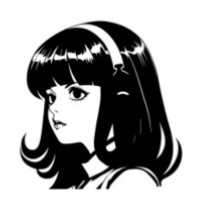
#> input picture examples/Hermes.jpg, 200 x 201 px
$ python nebulizer.py examples/Hermes.jpg
#> lines starting #> are read from the running program, lines starting #| are printed output that depends on the picture
#!/usr/bin/env python3
"""nebulizer.py — image → single-color SVG stencil (dots + diagonal bridges).

Turns a grayscale photo into a black-on-white SVG made of two shape kinds:

  * NODES   — rounded squares (circles at BORDER_RADIUS=1.0) on a
              checkerboard grid, radius driven by local image luminance.
              Dark image area -> big node; light -> small node.
  * BRIDGES — concave-pinch bands connecting DIAGONALLY adjacent nodes
              (the two nodes that share a grid corner), present with a
              probability derived from the luminance of the gap between them.

The output is stencil-safe in STENCIL mode: every white region touches
the outside, so nothing is trapped and the whole black area is one
connected island.

Pipeline
--------
  1.  Load image, invert luminance (0=light .. 1=dark).
  2.  Place checkerboard nodes (i+j even); radius = f(cell luminance)
      + seeded jitter, clamped to [RAD_MIN, RAD_MAX].
  3.  For each diagonal node pair, roll a seeded coin with probability
      mapped from gap luminance; optionally reject the bridge if it
      violates the stencil rules.
  4.  Emit one <path> per node and per bridge into a single SVG,
      written to the current directory as
      nebulized_<input file name>.svg.

Dependencies: Python 3, numpy, Pillow.

Usage
-----
  python3 nebulizer.py photo.jpg
  python3 nebulizer.py photo.jpg --cols 30 --rows 30 --seed 7
  python3 nebulizer.py photo.jpg --stencil off --p-max 0.8

Deterministic: same image + same params + same seed = identical output.
"""
import argparse
import os
import random
import sys

import numpy as np
from PIL import Image

# ──────────────────────────────────────────────────────────────────────────
# Parameters (defaults; all overridable via CLI flags)
# ──────────────────────────────────────────────────────────────────────────
SPACING = 18.0              # grid spacing, SVG units
COLS, ROWS = 20, 20         # fallback grid size when no dimension is given
                            # (only ROWS is used then; COLS derives from aspect)
RAD_MIN, RAD_MAX = 5.0, 11.0
SIZE_NOISE = 1.0            # per-node radius jitter, +/- (seeded, clamped)
SEED = 41
BORDER_RADIUS = 1.0         # node corner radius = BORDER_RADIUS * r (1.0 = pure circle)
BRIDGE_P_MIN = 0.0          # bridge probability at min gap luminance (floor)
BRIDGE_P_MAX = 0.50         # bridge probability at max gap luminance
BRIDGE_NOISE = 0.10         # seeded jitter on bridge probability
GAP_HALF = 0.5              # half-window (in cells) around the shared corner
STENCIL_MODE = True         # ON: enforce stencil-safe bridge rules; OFF: free
STENCIL_MIN_SKIP = 2        # bridges forbidden while a node is within this many
                            # radius-steps above RAD_MIN (step = (RAD_MAX-RAD_MIN)/ROWS)


# ──────────────────────────────────────────────────────────────────────────
# Node shape
# ──────────────────────────────────────────────────────────────────────────
def rounded_rect_path(x0, y0, x1, y1, cr, sharp_corners=()):
    """SVG path for a rounded rectangle (or circle at cr == side/2).
    `sharp_corners` names any of TL/TR/BR/BL to keep that corner sharp
    (unused by the nebulizer; kept for completeness)."""
    s = []
    if 'TL' in sharp_corners:
        s.append(f"M {x0:.2f} {y0:.2f}")
    else:
        s.append(f"M {x0:.2f} {y0+cr:.2f}"); s.append(f"A {cr:.2f} {cr:.2f} 0 0 1 {x0+cr:.2f} {y0:.2f}")
    if 'TR' in sharp_corners:
        s.append(f"L {x1:.2f} {y0:.2f}")
    else:
        s.append(f"L {x1-cr:.2f} {y0:.2f}"); s.append(f"A {cr:.2f} {cr:.2f} 0 0 1 {x1:.2f} {y0+cr:.2f}")
    if 'BR' in sharp_corners:
        s.append(f"L {x1:.2f} {y1:.2f}")
    else:
        s.append(f"L {x1:.2f} {y1-cr:.2f}"); s.append(f"A {cr:.2f} {cr:.2f} 0 0 1 {x1-cr:.2f} {y1:.2f}")
    if 'BL' in sharp_corners:
        s.append(f"L {x0:.2f} {y1:.2f}")
    else:
        s.append(f"L {x0+cr:.2f} {y1:.2f}"); s.append(f"A {cr:.2f} {cr:.2f} 0 0 1 {x0:.2f} {y1-cr:.2f}")
    s.append("Z")
    return " ".join(s)


# ──────────────────────────────────────────────────────────────────────────
# Bridge geometry
# ──────────────────────────────────────────────────────────────────────────
def diag_bridge(A, B):
    """SVG path for the bridge between two DIAGONALLY adjacent nodes,
    geometry decoded from an Illustrator reference (test.svg in archive).

    A = the node with the smaller x (left of the pair; the caller must
        orient A[0] < B[0]).  B = the node with the larger x (right).
    B is either up-right (by <= ay) or down-right (by > ay) of A.

    STRUCTURE (verified to <0.1 unit against the reference):
      The bridge is a concave-pinch band with TWO boundaries, each a
      QUARTER-CIRCLE of radius e = S - rb  (S = grid spacing = |bx-ax|,
      rb = B's radius). The radius is FORCED, not a free knob: a circle
      tangent to A's facing edge at its midpoint AND tangent-parallel to
      B's facing edge can only have radius exactly S - rb. The cubics
      approximate those quarter-circles with the standard circular-arc
      control-point constant k = 0.5523.

      arc1 (one boundary): starts on A's facing-edge midpoint, tangent to
            that edge, ends tangent-parallel on B's facing edge.
      arc2 (other boundary): the mirror of arc1 across the pair's
            centerline.
      Closing: each arc's far end runs along B's facing edge to B's center
            and cuts 45 deg straight back to A's center. Every closing
            segment (the edge run, the centerline, the 45 deg cut, and the
            close-back along A's centerline) lies under the node fills, so
            only the two concave arcs + the short edge runs are visible.

    Verified against the reference (A r=129.2 lower-left, B r=400
    upper-right, S=625.6, e=225.6): all 8 cubic control/end points match
    the reference paths to <0.1 unit.
    """
    ax, ay, ra = A
    bx, by, rb = B
    S = abs(bx - ax)               # grid spacing (== |by-ay| for a diagonal)
    e = S - rb                     # arc radius (forced)
    if e <= 0:                     # guard the degenerate rb >= S case
        e = max(1e-3, abs(S) * 0.1)
    k = 0.5523                     # circular-arc Bezier constant
    f = lambda v: f"{v:.3f}"

    if by <= ay:
        # ---- B up-right of A ----
        # A's facing edges: TOP (y=ay-ra) & RIGHT (x=ax+ra)
        P0  = (ax, ay - ra)                    # arc1 start (A top-mid)
        C1a = (ax + k * e,          ay - ra)   # exit tangent +x (horizontal)
        C2a = (ax + e,              ay - ra - (1 - k) * e)
        P1  = (ax + e,              ay - ra - e)   # = (bx-rb, ...) on B left edge
        Q0  = (ax + ra, ay)                    # arc2 start (A right-mid)
        C1b = (ax + ra,             ay - k * e)   # exit tangent -y (vertical)
        C2b = (ax + ra + (1 - k) * e,  ay - e)
        Q1  = (ax + ra + e,         ay - e)      # = (bx-rb+ra, by+rb) on B bottom
        L1  = (bx - rb, by)           # B's left point (far edge run end, up-side)
        L2  = (bx, by + rb)           # B's bottom point (far edge run end, down)
    else:
        # ---- B down-right of A ----
        # A's facing edges: BOTTOM (y=ay+ra) & RIGHT (x=ax+ra)
        P0  = (ax, ay + ra)
        C1a = (ax + k * e,          ay + ra)
        C2a = (ax + e,              ay + ra + (1 - k) * e)
        P1  = (ax + e,              ay + ra + e)
        Q0  = (ax + ra, ay)
        C1b = (ax + ra,             ay + k * e)
        C2b = (ax + ra + (1 - k) * e,  ay + e)
        Q1  = (ax + ra + e,         ay + e)
        L1  = (bx - rb, by)
        L2  = (bx, by - rb)

    # Two subpaths (one per boundary), each: arc -> edge run -> B center ->
    # 45 deg cut to A center -> close along A's centerline. The union of the
    # two subpaths is the solid bridge; all closing segments hide under the
    # node fills. A single path with two subpaths keeps one <path> element.
    return (
        f"M {f(P0[0])} {f(P0[1])} "
        f"C {f(C1a[0])} {f(C1a[1])} {f(C2a[0])} {f(C2a[1])} {f(P1[0])} {f(P1[1])} "
        f"L {f(L1[0])} {f(L1[1])} L {f(bx)} {f(by)} L {f(ax)} {f(ay)} Z "
        f"M {f(Q0[0])} {f(Q0[1])} "
        f"C {f(C1b[0])} {f(C1b[1])} {f(C2b[0])} {f(C2b[1])} {f(Q1[0])} {f(Q1[1])} "
        f"L {f(L2[0])} {f(L2[1])} L {f(bx)} {f(by)} L {f(ax)} {f(ay)} Z"
    )


# ──────────────────────────────────────────────────────────────────────────
# Stencil rules
# ──────────────────────────────────────────────────────────────────────────
def seals_pocket(a, b, nodes, placed):
    """True if bridge a-b completes a sealed 4-node ring around an odd-parity
    grid corner (all 4 ring nodes present + all 4 ring bridges present),
    i.e. it would trap a white pocket the ink can't reach."""
    # The bridge's two endpoints are an adjacent pair of exactly one hole
    # ring. Find that corner by locating the odd-parity corner whose 4-node
    # ring contains both endpoints.
    ax, ay = a
    bx, by = b
    for X in (ax, ax + 1, bx, bx + 1):
        for Y in (ay, ay + 1, by, by + 1):
            if (X + Y) % 2 != 1:
                continue
            top, left = (X, Y - 1), (X - 1, Y)
            right, bottom = (X + 1, Y), (X, Y + 1)
            ring = (top, left, right, bottom)
            # both endpoints must be members of this ring
            if a not in ring or b not in ring:
                continue
            # a true hole needs all 4 ring nodes to exist
            if any(n not in nodes for n in ring):
                continue
            # and all 4 ring bridges present: each side is already placed,
            # or IS the bridge we're about to add (a,b).
            sides = [frozenset((top, left)), frozenset((top, right)),
                     frozenset((right, bottom)), frozenset((bottom, left))]
            new = frozenset((a, b))
            if all(s in placed or s == new for s in sides):
                return True
    return False


# ──────────────────────────────────────────────────────────────────────────
# Luminance sampling
# ──────────────────────────────────────────────────────────────────────────
def mean_lum(lum, x0, x1, y0, y1):
    """Mean luminance (0..1) of image rectangle in normalized [0,1] coords."""
    h, w = lum.shape
    px0, px1 = max(0, int(x0 * w)), min(w, max(1, int(x1 * w)))
    py0, py1 = max(0, int(y0 * h)), min(h, max(1, int(y1 * h)))
    return float(lum[py0:py1, px0:px1].mean())


# ──────────────────────────────────────────────────────────────────────────
# nebulizer core
# ──────────────────────────────────────────────────────────────────────────
def build_nodes(lum, cols, rows, rng, p):
    """Checkerboard nodes at (i+j) even. Radius from cell-area luminance +
    seeded noise, clamped to [RAD_MIN, RAD_MAX]. Returns {(i,j): (x, y, r, L)}."""
    S, (rmin, rmax) = p["spacing"], (p["rad_min"], p["rad_max"])
    nodes = {}
    for j in range(rows):
        for i in range(cols):
            if (i + j) % 2 == 0:
                L = mean_lum(lum, i / cols, (i + 1) / cols, j / rows, (j + 1) / rows)
                r = rmin + (rmax - rmin) * L
                r = max(rmin, min(rmax, r + rng.uniform(-p["size_noise"], p["size_noise"])))
                nodes[(i, j)] = (i * S, j * S, r, L)
    return nodes


def build_bridges(lum, nodes, cols, rows, rng, p):
    """Diagonal neighbour bridges, probabilistic.

    Each candidate gap's luminance G maps to a bridge probability:

        prob = P_MIN + (P_MAX - P_MIN) * G  +  uniform(-NOISE, +NOISE)

    clamped to [0, 1]; a seeded coin flip decides. When stencil mode is on,
    accepted bridges are additionally rejected if they violate:

      Rule 1 (min-size): a node at RAD_MIN (or within STENCIL_MIN_SKIP
             radius-steps above it) cannot bridge.
      Rule 2 (no-pocket): a bridge that would close all 4 sides of the
             diamond around an odd-parity grid corner is rejected — the
             white trapped inside could never drain to the outside.

    Returns (bridges, rolls): bridges=[(k1, k2, G, prob)], rolls=[(prob, G)].
    """
    S, (rmin, rmax) = p["spacing"], (p["rad_min"], p["rad_max"])
    bridges, rolls, placed = [], [], set()
    for (i, j) in nodes:
        for di, dj in [(1, 1), (1, -1)]:
            k = (i + di, j + dj)
            if k not in nodes:
                continue
            gx, gy = (i + 1) / cols, (j + dj) / rows
            G = mean_lum(lum, gx - p["gap_half"] / cols, gx + p["gap_half"] / cols,
                         gy - p["gap_half"] / rows, gy + p["gap_half"] / rows)
            prob = (p["p_min"] + (p["p_max"] - p["p_min"]) * G
                    + rng.uniform(-p["bridge_noise"], p["bridge_noise"]))
            prob = max(0.0, min(1.0, prob))
            rolls.append((prob, G))
            if rng.random() >= prob:
                continue
            if p["stencil"]:
                # Rule 1: step size is one grid row's worth of radius range.
                step = (rmax - rmin) / rows
                r_a = nodes[(i, j)][2]
                r_b = nodes[k][2]
                if (r_a <= rmin + step * p["stencil_min_skip"] or
                        r_b <= rmin + step * p["stencil_min_skip"]):
                    continue
                # Rule 2: no sealed white pocket.
                if seals_pocket((i, j), k, nodes, placed):
                    continue
            placed.add(frozenset({(i, j), k}))
            bridges.append(((i, j), k, G, prob))
    return bridges, rolls


def render_svg(nodes, bridges, p):
    """Emit the SVG document: one <path> per node, one per bridge."""
    border = p["border_radius"]
    nodepaths = [rounded_rect_path(cx - r, cy - r, cx + r, cy + r, border * r, set())
                 for (i, j), (cx, cy, r, L) in sorted(nodes.items())]
    bridgepaths = []
    for k1, k2, G, prob in bridges:
        A, B = nodes[k1][:3], nodes[k2][:3]
        if A[0] > B[0]:
            A, B = B, A          # diag_bridge requires A left of B
        bridgepaths.append(diag_bridge(A, B))

    all_r = [n[2] for n in nodes.values()]
    m = max(all_r) + 3
    x0, y0 = -m, -m
    W = (p["cols"] - 1) * p["spacing"] + 2 * m
    H = (p["rows"] - 1) * p["spacing"] + 2 * m
    np_ = "\n".join(f'    <path d="{d}"/>' for d in nodepaths)
    bp = "\n".join(f'    <path d="{d}"/>' for d in bridgepaths)
    return (f'<svg xmlns="http://www.w3.org/2000/svg" '
            f'viewBox="{x0:.2f} {y0:.2f} {W:.2f} {H:.2f}">\n'
            f'  <rect x="{x0:.2f}" y="{y0:.2f}" width="{W:.2f}" height="{H:.2f}" fill="white"/>\n'
            f'  <g fill="black">\n{np_}\n{bp}\n  </g>\n</svg>')


# ──────────────────────────────────────────────────────────────────────────
# CLI
# ──────────────────────────────────────────────────────────────────────────
def main(argv=None):
    ap = argparse.ArgumentParser(
        description="Raster image -> single-color SVG stencil "
                    "(checkerboard nodes + probabilistic diagonal bridges).")
    ap.add_argument("image", help="input image (any format Pillow reads)")
    ap.add_argument("--cols", type=int, default=None,
                    help="grid columns (default: derived from image aspect ratio)")
    ap.add_argument("--rows", type=int, default=None,
                    help="grid rows (default: derived from image aspect ratio)")
    ap.add_argument("--spacing", type=float, default=SPACING)
    ap.add_argument("--rad-min", type=float, default=RAD_MIN)
    ap.add_argument("--rad-max", type=float, default=RAD_MAX)
    ap.add_argument("--size-noise", type=float, default=SIZE_NOISE)
    ap.add_argument("--seed", type=int, default=SEED)
    ap.add_argument("--border-radius", type=float, default=BORDER_RADIUS,
                    help="node corner radius factor (1.0 = pure circle)")
    ap.add_argument("--p-min", type=float, default=BRIDGE_P_MIN,
                    help="bridge probability at min gap luminance")
    ap.add_argument("--p-max", type=float, default=BRIDGE_P_MAX,
                    help="bridge probability at max gap luminance")
    ap.add_argument("--bridge-noise", type=float, default=BRIDGE_NOISE)
    ap.add_argument("--gap-half", type=float, default=GAP_HALF)
    ap.add_argument("--stencil", choices=["on", "off"],
                    default="on" if STENCIL_MODE else "off",
                    help="stencil-safe bridge rules (default: on)")
    ap.add_argument("--stencil-min-skip", type=int, default=STENCIL_MIN_SKIP)
    args = ap.parse_args(argv)

    # 1. luminance, inverted: light -> small (negative space), dark -> large
    im = Image.open(args.image).convert("L")
    lum = 1.0 - np.array(im, dtype=np.float64) / 255.0
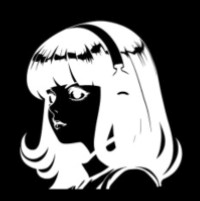
#> lum: shape (201, 200) float64; min 0, max 1, mean 0.368

    # Grid size: explicit --cols/--rows win (they may distort the aspect
    # ratio on purpose). Otherwise the missing dimension is derived from
    # the image aspect ratio so the SVG keeps the photo's proportions.
    cols, rows = args.cols, args.rows
    if cols is None and rows is None:
        rows = COLS
    if cols is None:
        cols = max(1, round(rows * im.width / im.height))
    if rows is None:
        rows = max(1, round(cols * im.height / im.width))

    p = dict(spacing=args.spacing, cols=cols, rows=rows,
             rad_min=args.rad_min, rad_max=args.rad_max,
             size_noise=args.size_noise, border_radius=args.border_radius,
             p_min=args.p_min, p_max=args.p_max, bridge_noise=args.bridge_noise,
             gap_half=args.gap_half, stencil=(args.stencil == "on"),
             stencil_min_skip=args.stencil_min_skip)

    rng = random.Random(args.seed)

    # 2. + 3. nodes, then probabilistic bridges
    nodes = build_nodes(lum, cols, rows, rng, p)
#> the loop in build_nodes, `for j in range(rows):` made 20 passes
    bridges, rolls = build_bridges(lum, nodes, cols, rows, rng, p)
#> the loop in build_bridges, `for (i, j) in nodes:` made 200 passes
#> (i, j) on passes 2 to 4: (2, 0), (4, 0), (6, 0)

    # 4. SVG — single file in the current directory: nebulized_<input>.svg
    svg = render_svg(nodes, bridges, p)
#> the loop in render_svg, `for k1, k2, G, prob in bridges:` made 63 passes
#> (k1, k2, G, prob) on passes 1 to 8: ((9, 3), (10, 4), 0.56, 0.278), ((9, 3), (10, 2), 0.392, 0.201), ((11, 3), (12, 4), 0.954, 0.543), ((6, 4), (7, 5), 0.778, 0.397), ((6, 4), (7, 3), 0.691, 0.289), ((10, 4), (11, 3), 0.916, 0.511), ((5, 5), (6, 6), 0.592, 0.297), ((7, 5), (8, 6), 0.584, 0.273)
    base = os.path.splitext(os.path.basename(args.image))[0]
    svgp = os.path.join(os.getcwd(), f"nebulized_{base}.svg")
    with open(svgp, "w") as f:
        f.write(svg)

    all_r = [n[2] for n in nodes.values()]
    a = np.array(im)
    ps = [pr for pr, _ in rolls]
    print(f"nodes={len(nodes)} ({cols}x{rows} checkerboard)  "
          f"bridges={len(bridges)}/{len(rolls)}")
#| nodes=200 (20x20 checkerboard)  bridges=63/361
    print(f"r range=[{min(all_r):.2f},{max(all_r):.2f}] (clamped to RAD_MAX={args.rad_max})")
#| r range=[5.00,11.00] (clamped to RAD_MAX=11.0)
    print(f"bridge prob: {args.p_min:.0%}..{args.p_max:.0%} linear "
          f"+/-{args.bridge_noise:.2f} noise, realized mean={np.mean(ps):.2f}")
#| bridge prob: 0%..50% linear +/-0.10 noise, realized mean=0.22
    print(f"stencil: {'ON (no-4-node-pocket + min-size rules)' if p['stencil'] else 'OFF'}")
#| stencil: ON (no-4-node-pocket + min-size rules)
    print(f"source darkpx={(a < 128).sum()}")
#| source darkpx=14886
    print(f"-> {svgp}")


if __name__ == "__main__":
    main()

$ run again, on examples/grid10.png
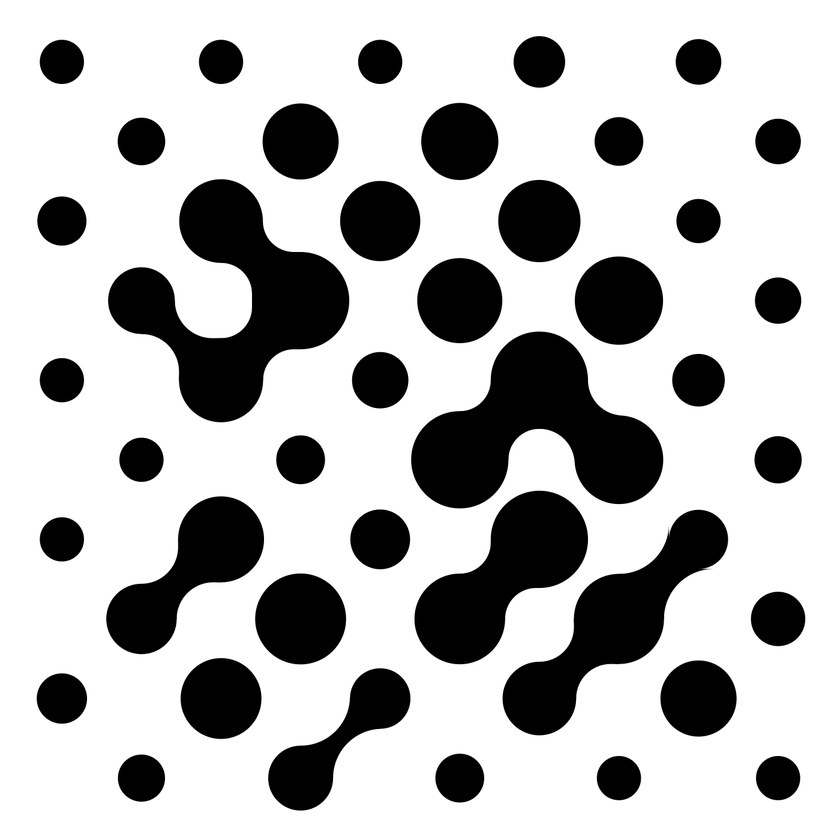
#> input picture examples/grid10.png, 840 x 840 px, shrunk from 1400 x 1400 before the run
#> in main, `lum = 1.0 - np.array(im, dtype=np.float64) / 255.0`:
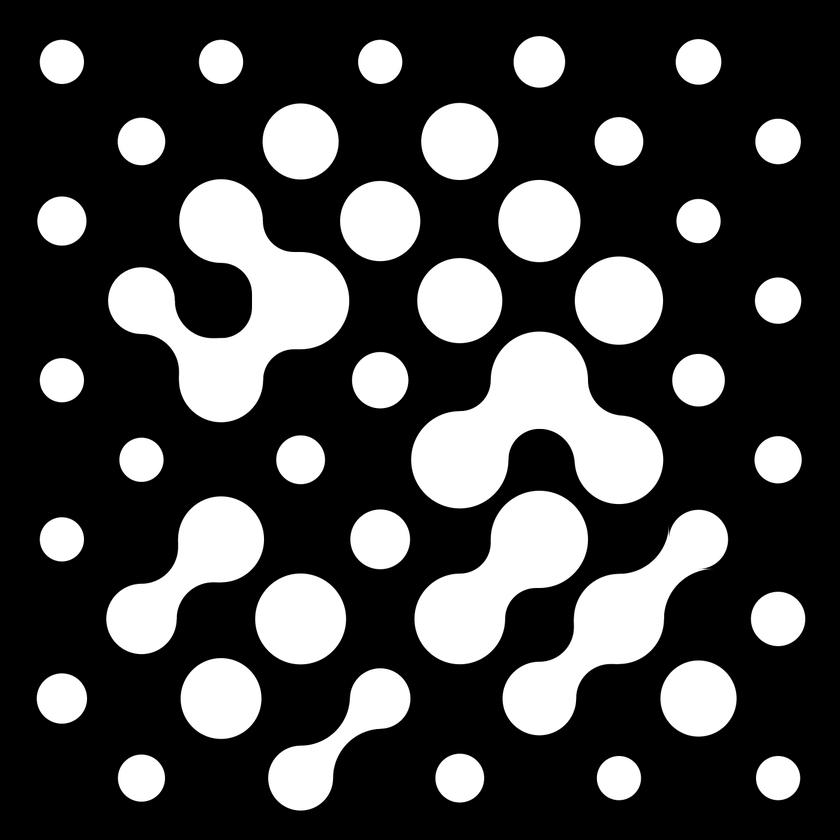
#> lum: shape (840, 840) float64; min 0, max 1, mean 0.271
#> the loop in build_nodes, `for j in range(rows):` made 20 passes
#> the loop in build_bridges, `for (i, j) in nodes:` made 200 passes
#> (i, j) on passes 2 to 4: (2, 0), (4, 0), (6, 0)
#> the loop in render_svg, `for k1, k2, G, prob in bridges:` made 34 passes
#> (k1, k2, G, prob) on passes 1 to 8: ((8, 2), (9, 1), 0.446, 0.214), ((18, 2), (19, 3), 0.319, 0.183), ((11, 3), (12, 4), 0.173, 0.152), ((6, 4), (7, 3), 0.954, 0.42), ((8, 4), (9, 5), 1, 0.502), ((10, 4), (11, 3), 0.98, 0.543), ((5, 5), (6, 6), 0.921, 0.461), ((4, 6), (5, 5), 0.993, 0.55)
#| nodes=200 (20x20 checkerboard)  bridges=34/361
#| r range=[5.00,11.00] (clamped to RAD_MAX=11.0)
#| bridge prob: 0%..50% linear +/-0.10 noise, realized mean=0.16
#| stencil: ON (no-4-node-pocket + min-size rules)
#| source darkpx=191405
